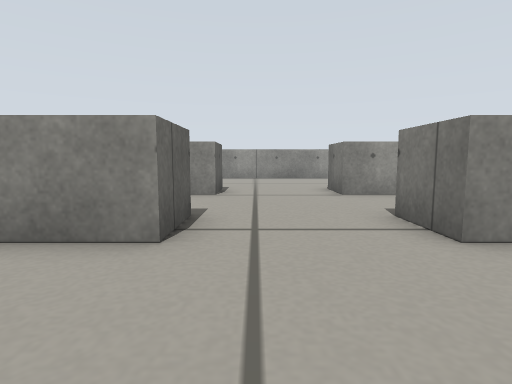
[1] (above)

23 first-person views from a walk through a Gazebo world. The camera is 0.23 m above the floor, tilts 6° down and sees 80° across. The floor is counted in squares, 0.25 m on a side. Each view is taken from the middle of a square. On the plan, view 1 faces up. The plan holds only what a view shows up to about 11 squares ahead; the rest is blank. The place goes on beyond the plan.

[2]
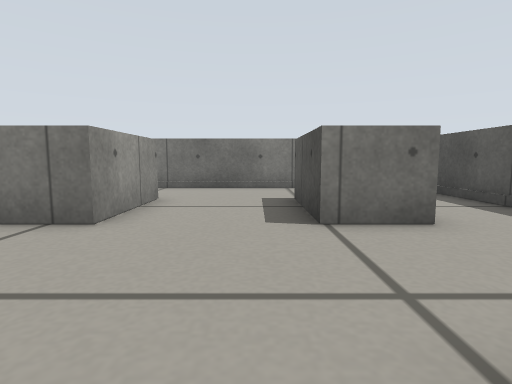

[3]
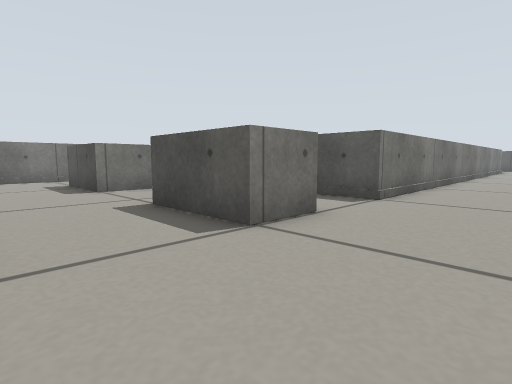

[4]
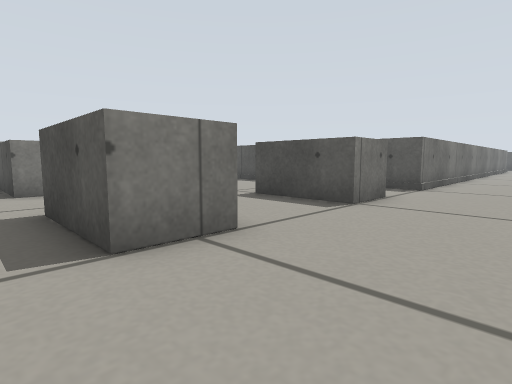

[5]
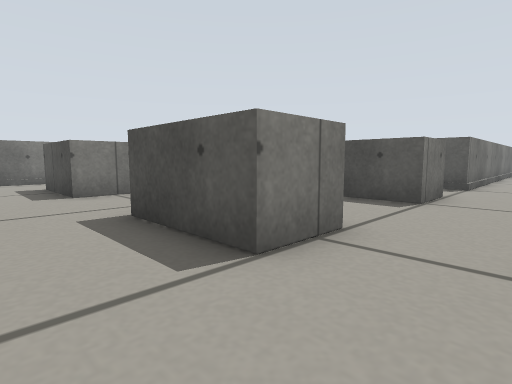

[6]
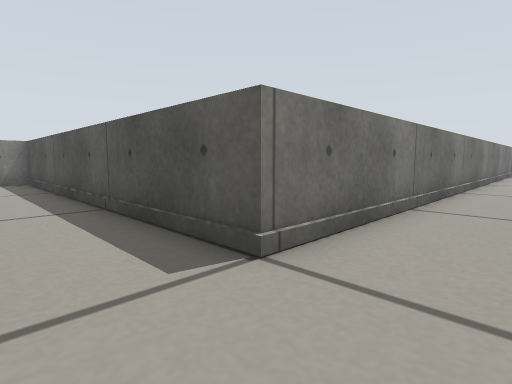

[7]
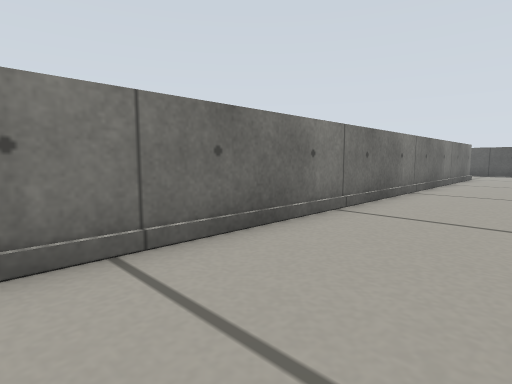

[8]
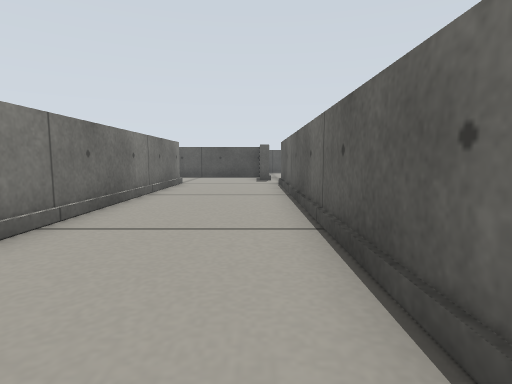

[9]
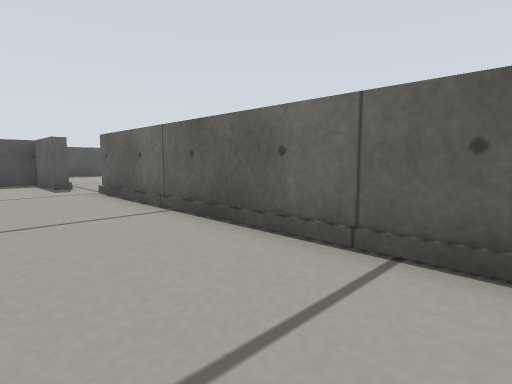

[10]
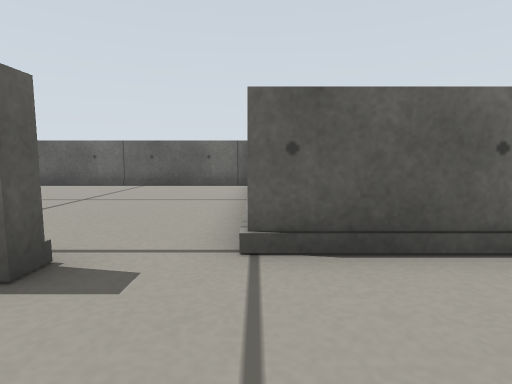

[11]
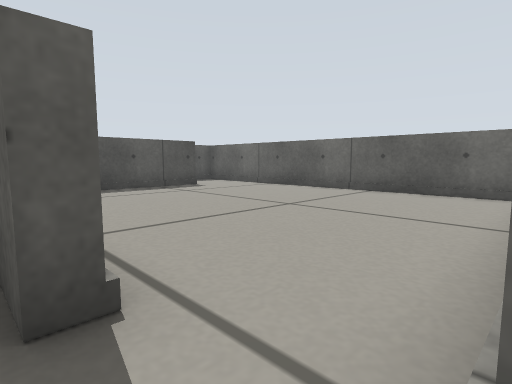

[12]
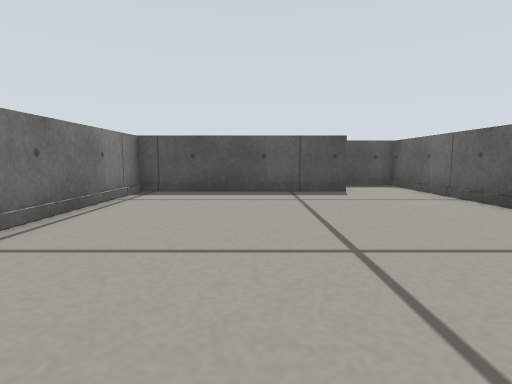

[13]
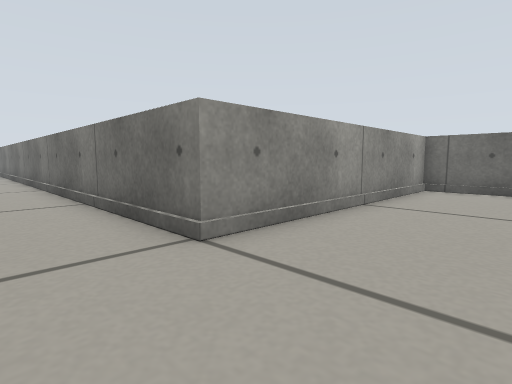

[14]
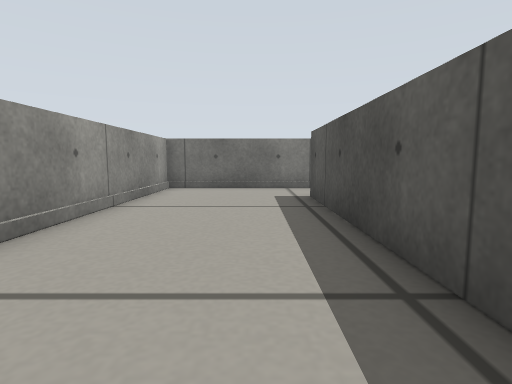

[15]
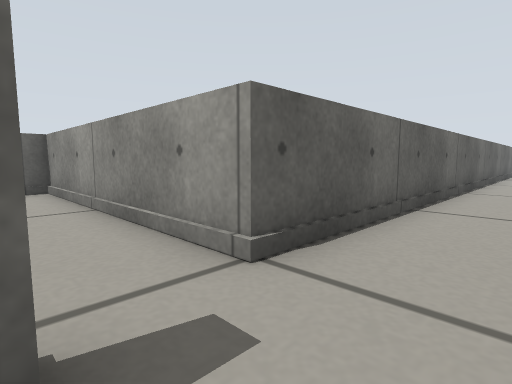

[16]
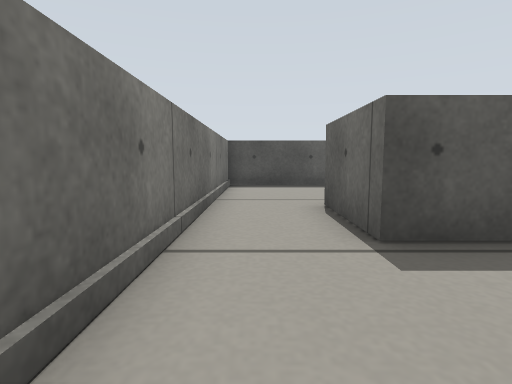

[17]
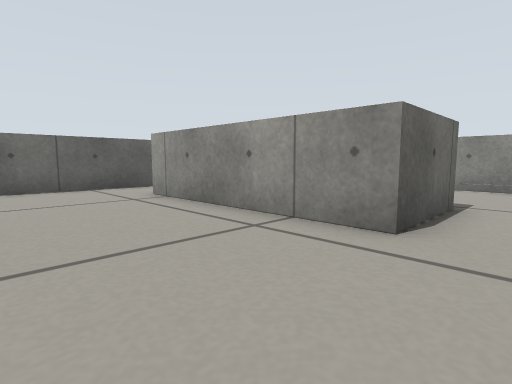

[18]
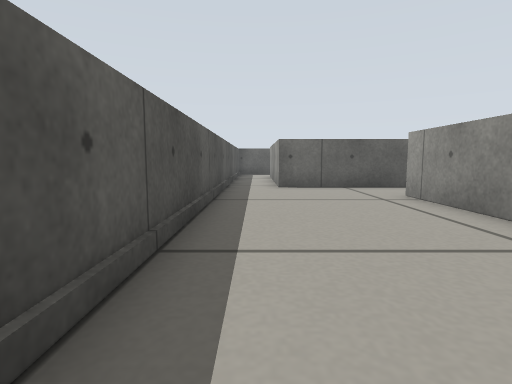

[19]
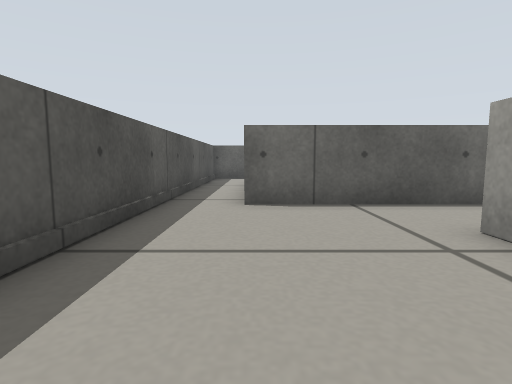

[20]
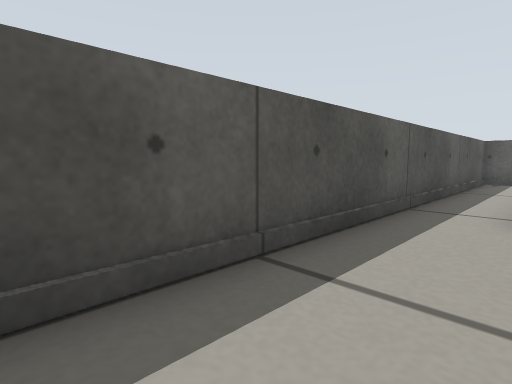

[21]
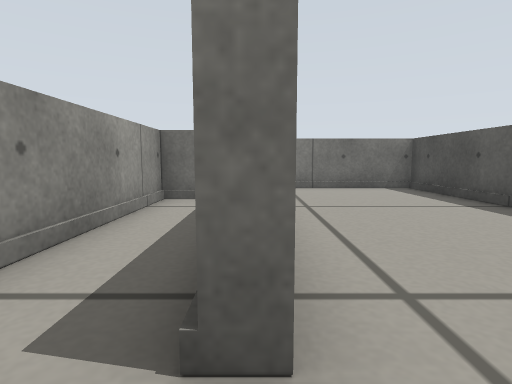

[22]
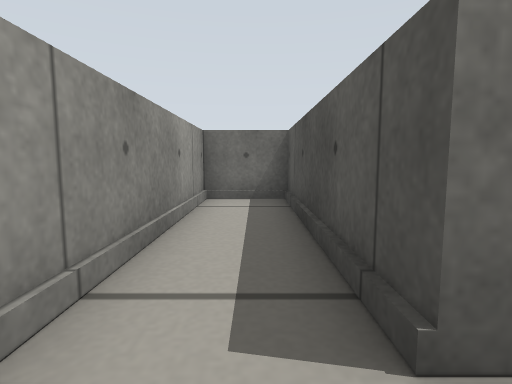

[23]
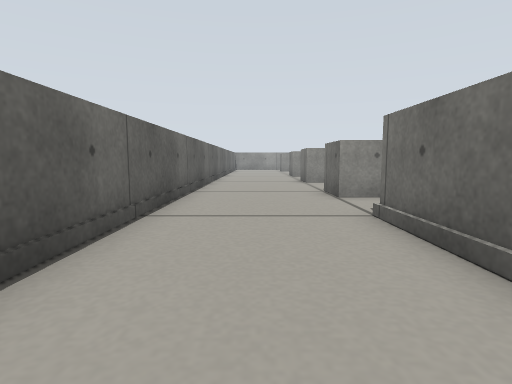

### Floor plan
Points are (right, up) in squares from view 1. A wall is a line through its corners. A room is listed if a view was taken in it or the views show most of it. See-through windows are left out.
Room 1 (views 1, 2, 3, 4, 5, 6, 7, 8, 9, 10, 11, 13, 14, 15, 16, 23)
walls: (-2.9, -1.6) (-4, -1.6) (-4, 0.1) (-1, 0.1); (-8, -12.3) (-8, -24.1); (2.3, -1.6) (2.3, 0.1) (5.2, 0.1); (-8, 2) (-8, -6.9); (-4, 3.2) (-4, 5) (-1.1, 5) (-1.1, 3.3) (-2.9, 3.3); (8, -3.8) (8, -3.1); (5.2, 3.3) (2.3, 3.3) (2.3, 5) (5.2, 5); (8, -0.4) (8, 5.9); (-1.1, 8.5) (-1.1, 8) (-1.8, 8); (3.8, 8) (2.3, 8) (2.3, 8.5); (-7.8, -25.8) (-7.2, -25.8) (-7.2, -28.4) (-6.1, -28.4); (-4.5, -28.4) (1.6, -28.4) (1.6, -31.2); (4, -31.6) (4, -24.1) (-4, -24.1) (-4, -4.1) (7.6, -4.1)
ways out: opening at (-8, -25) to room 2; opening at (3, -31) to room 3
Room 2 (view 12)
walls: (-13.6, -33.8) (-7.6, -33.8) (-7.6, -28.9); (-8, -24.1) (-16, -24.1) (-16, -33.6)
ways out: opening at (-8, -25) to room 1; opening at (-14.5, -34) to room 3
Room 3 (views 17, 18, 19, 20, 21)
walls: (-7.2, -30.4) (-7.2, -34.2) (-8.1, -34.2); (1.6, -31.2) (-4.8, -31.2) (-4.8, -30.8); (-16, -33.6) (-16, -36.1) (4, -36.1) (4, -31.6)
ways out: opening at (3, -31) to room 1; opening at (-14.5, -34) to room 2; opening at (-5.5, -31) to room 4
Room 4 (view 22)
walls: (-4.8, -30.8) (1.2, -30.8) (1.2, -28.8) (-4.8, -28.8); (-7.2, -29.2) (-7.2, -30.4)
ways out: opening at (-5.5, -31) to room 3

Where each view was taken, in squares from view 1:
view 1: 0 up, 0 right, facing up
view 2: 1 up, 2 left, facing right
view 3: 3 up, 7 left, facing down-right
view 4: 6 up, 7 left, facing down-right
view 5: 7 up, 6 left, facing down-right
view 6: 2 down, 6 left, facing down-right
view 7: 7 down, 7 left, facing down-right
view 8: 12 down, 7 left, facing down
view 9: 15 down, 5 left, facing down-left
view 10: 24 down, 5 left, facing left
view 11: 24 down, 7 left, facing down-left
view 12: 25 down, 11 left, facing down
view 13: 27 down, 6 left, facing up-right
view 14: 27 down, 6 left, facing right
view 15: 26 down, 6 left, facing up-left
view 16: 25 down, 3 right, facing down
view 17: 35 down, 3 right, facing up-left
view 18: 35 down, 3 right, facing left
view 19: 34 down, 1 left, facing left
view 20: 34 down, 2 left, facing down-left
view 21: 31 down, 6 left, facing right
view 22: 30 down, 6 left, facing right
view 23: 9 down, 6 left, facing up
